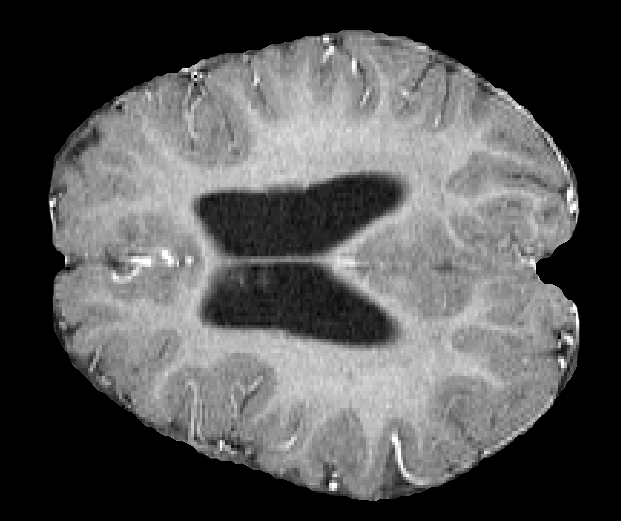
#> input picture imagen_1.png, 621 x 521 px
$ python Ecualizacion.py
#> lines starting #> are read from the running program, lines starting #| are printed output that depends on the picture
from PIL import Image
import matplotlib.pyplot as plt


image_ruta='imagen_1.png'

try:
  imagen_original=Image.open(image_ruta).convert('L')
#> imagen_original is the input picture: PIL image 621x521 L; min 0, max 255, mean 84.4
except FileNotFoundError:
  print(f"La imagen no se encuentró en la ruta: {image_ruta}")
  exit(1)


ancho, alto=imagen_original.size
#> ancho = 621; alto = 521

######################################################################################################
##### Histograma

histograma=[0]*256
for y in range(alto):
  for x in range(ancho):
    pixel=imagen_original.getpixel((x,y))
    histograma[pixel]+=1 #Numero de veces
#> after the loop, histograma = 256 values, max 127237 at index 0, min 0 at index 75, mean 1263.8


########################################################################################################
# Calcular probailidad
suma_prob = []
total=ancho*alto
#> total = 323541
probabilidad= [contador/total for contador in histograma]
#> probabilidad = 256 values, max 0.393 at index 0, min 0 at index 75, mean 0.00391

acumulado = 0
for prob in probabilidad:
    acumulado += prob
    suma_prob.append(acumulado)
#> this loop made 256 passes
#> (prob, acumulado) on passes 1 to 3: (0.393, 0.393), (9.27e-06, 0.393), (2.16e-05, 0.393)
#> after the loop, acumulado = 1; suma_prob = 256 values from 0.393 to 1


#########################################################################################################
# Transformación
transforma=[0]*256
for i in range(256):
  transforma[i]=int(255*suma_prob[i])
#> after the loop, transforma = 256 values from 100 to 254

ecualizada=Image.new('L', (ancho,alto))
#> ecualizada: PIL image 621x521 L; every value is 0

for y in range(alto):
  for x in range(ancho):
    pixel=imagen_original.getpixel((x,y))
    nuevo_pixel=transforma[pixel]
    ecualizada.putpixel((x,y),nuevo_pixel)
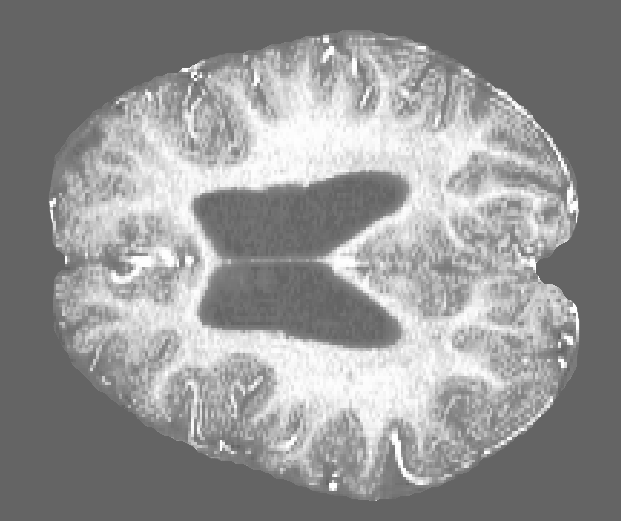
#> ecualizada: PIL image 621x521 L; min 100, max 254, mean 147.7


plt.figure(figsize=(8,5))
plt.subplot(1,2,1)
plt.imshow(imagen_original, cmap='gray')
plt.axis('off')
plt.title('Imagen Original')
plt.subplot(1,2,2)
plt.imshow(ecualizada, cmap='gray')
plt.title('Imagen Ecualizada')
plt.axis('off')


######################################################################################################
#### Histograma ecualizado
histograma_ecualizado=[0]*256
for y in range(alto):
  for x in range(ancho):
    pixel=ecualizada.getpixel((x,y))
    histograma_ecualizado[pixel]+=1
#> after the loop, histograma_ecualizado = 256 values, max 127876 at index 100, min 0 at index 0, mean 1263.8

plt.figure(figsize=(8,5))
plt.subplot(1,2,1)
plt.bar(range(256),histograma)
plt.title('Histograma normal')
plt.subplot(1,2,2)
plt.bar(range(256),histograma_ecualizado)
plt.title('Histograma Ecualizado')


ecualizada.save("Reto_ecualizada.jpg", "JPEG", quality=75)
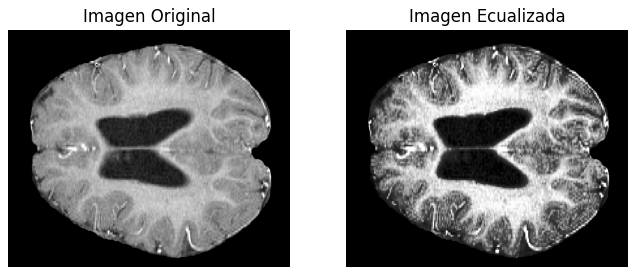
#> figure drawn by matplotlib, 2 panels
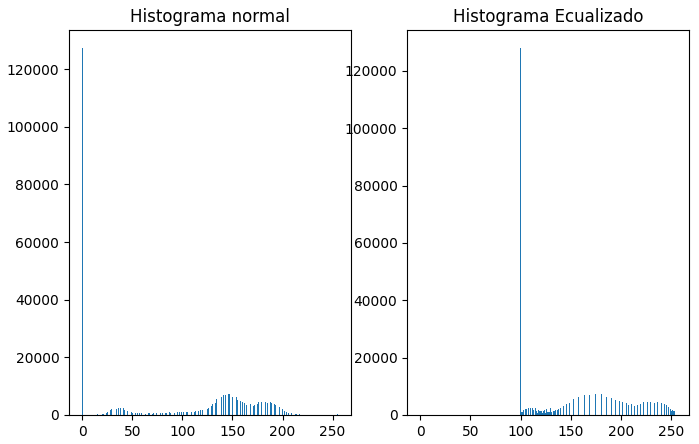
#> figure drawn by matplotlib, 2 panels; panel 1: tallest bar 127237 high, from x = -0.4 to 0.4; panel 2: tallest bar 127876 high, from x = 99.6 to 100.4
